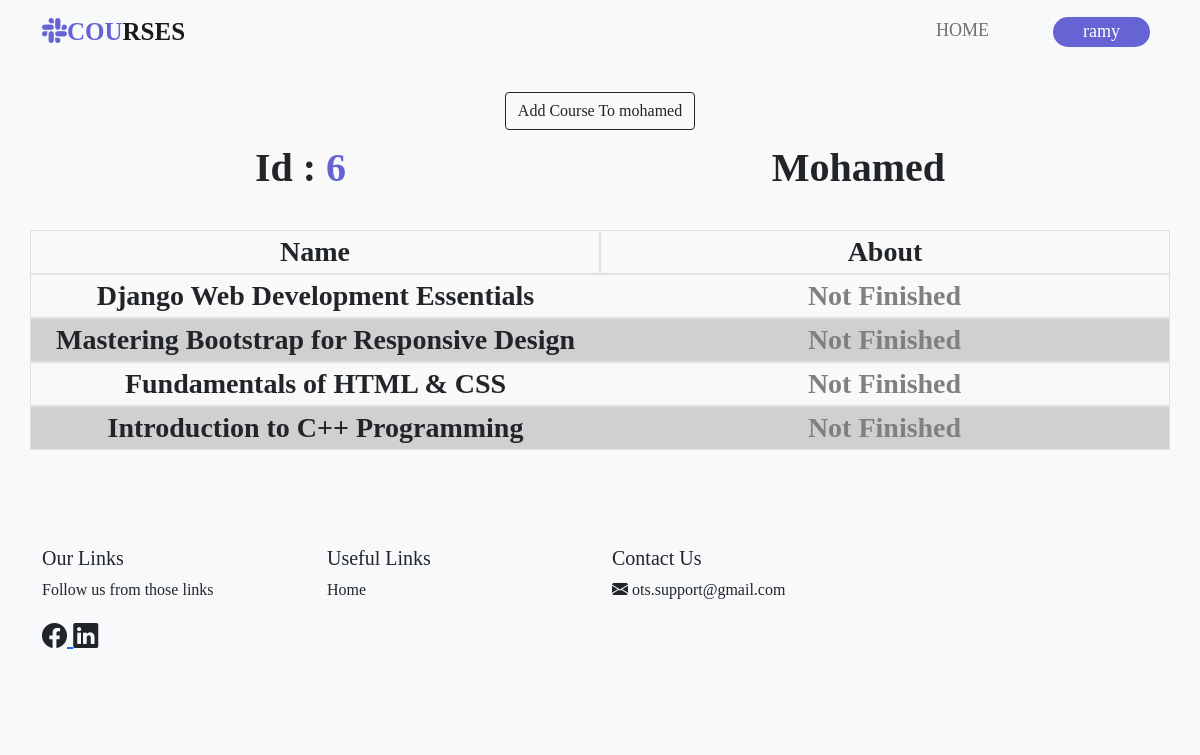
Page /userdata/6/ (signed in) on the committed database.
### main/models.py (models this page shows, shortened)
class UserCourse(models.Model):
    course = models.ForeignKey(Course, on_delete=models.CASCADE)
    user = models.ForeignKey(User, on_delete=models.CASCADE)
    created_at = models.DateTimeField(auto_now_add=True)
    done = models.BooleanField(default=False)
    class Meta:
        constraints = [
            models.UniqueConstraint(fields=['user', 'course'], name='unique_user_course')
        ]

class Course(models.Model):
    title = models.CharField(max_length=100, unique=True)
    description = models.TextField()
    created_at = models.DateTimeField(auto_now_add=True)
    image = models.ImageField(upload_to='images/', blank=True, null=True)
    video_url = models.URLField(max_length=500, blank=True, null=True)
    def __str__(self):
        return self.title

### main/views.py (the view)
# urls.py: path('userdata/<int:user_id>/', userdata, name='userdata'),
@login_required
def userdata(request, user_id):
    check = 0
    admins = Admin.objects.filter(user=request.user)
    if admins.exists():
        check = 1
    if check == 0:
        redirect('/')
    courses = Course.objects.all()
    user_course = UserCourse.objects.filter(user=user_id)
    user_course = list(enumerate(user_course))
    users = []
    for idx, val in user_course:
        if idx % 2 == 0:
            users.append((0, val))
        else:
            users.append((1, val))
    employee = User.objects.get(id=user_id)
    manger = 0
    admins = Admin.objects.filter(user=request.user)
    if admins.exists():
        manger = 1
    user_core = UserCourse.objects.filter(user=user_id).select_related('course')
    user_course_ids = user_core.values_list('course_id', flat=True)
    data = {'user_course': users, 'employee': employee, 'manger': manger, 'courses': courses, 'user_course_ids': user_course_ids}
    return render(request, 'userdata.html', data)

### main/templates/userdata.html (shortened to what this page needs)
{% load static %}
<!DOCTYPE html>
<html lang="en">
<head>
    <link rel="stylesheet" href="https://cdn.jsdelivr.net/npm/bootstrap-icons@1.11.3/font/bootstrap-icons.min.css">
    <link rel="stylesheet" href="{% static 'css/main.css' %}">
    <link href="https://cdn.jsdelivr.net/npm/bootstrap@5.0.2/dist/css/bootstrap.min.css" rel="stylesheet">
</head>
<body>
    <nav class="navbar navbar-expand-lg navbar-light bg-light fixed-top">
        <div class="container">
          <a class="navbar-brand" href="{% url 'userhome' %}"><span ><i class="bi bi-slack"></i>COU</span>RSES
          </a>
          <div class="collapse navbar-collapse" id="navbarTogglerDemo02">
            <ul class="navbar-nav ms-auto mb-2 mb-lg-0">
              <li class="nav-item">
                <a class="nav-link" href="{% url 'userhome' %}" style="padding-right: 56px">Home</a>
              </li>
              <li class="nav-item">
                {% if user.is_authenticated %}
                </head>
                <body>
                  <a class="nav-link">  <button class="profile-button" onclick="toggleDropdown()">{{ user.username }}</button></a>
                  {% else %}
                      <a class="nav-link" href="{% url 'login' %}"><button type="button">Login</button></a>
                  {% endif %}
              </li>
            </ul>
          </div>
        </div>
      </nav><br><br><br>
<div class="container d-flex justify-content-center">
    <button type="button" class="btn btn-outline-dark rounded-5" data-bs-toggle="modal" data-bs-target="#courseModal">
        Add Course To {{ employee.username }}
    </button>
</div>
    <div class=" container d-flex justify-content-around">
        <div id="id_manger" class="fs-1 fw-bold p-2 bd-highlight">Id : <span>{{ employee.id }}</span></div>
        <div class=" fs-1 fw-bold p-2 bd-highlight text-capitalize">{{ employee.username}}</div>
      </div>
    <br>
     <div class="container">
      <div class=" row align-items-center">
        <div class="fs-3 fw-bold col text-center border">
          Name
        </div>
        <div class="fs-3 fw-bold col text-center border">
          About
        </div>
      </div>
     </div>
    {% for idx, val in user_course %}
        <div class="container">
        {% if idx == 0 %}
            <div class=" row align-items-center border">
        {% else %}
            <div id="tab" class=" row align-items-center border">
        {% endif %}
          <div class="fs-3 fw-bold col text-center ">
            {{ val.course }}
          </div>
          <div id="text2" class="fs-3 fw-bold col text-center ">
            {% if val.done %}
                <span style="color: green;">Finished</span>
            {% else %}
                <span style="color: gray;">Not Finished</span>
            {% endif %}
          </div>
        </div>
       </div>
    {% endfor %}
<br><br>
  <footer class="bg-light text-dark py-5">
    <div class="container">
        <div class="row">
            <div class="col-md-3 mb-4">
                <h5 fs-1 fw-bold >Our Links</h5>
                <p fs-3>Follow us from those links</p>
                <div id="icon_text">
                    <a href="https://www.facebook.com/" target="_blank" rel="noopener noreferrer">
                        <i class="bi bi-facebook text-dark"></i>
                    </a>
                    <a href="https://www.linkedin.com/" target="_blank" rel="noopener noreferrer">
                        <i class="bi bi-linkedin text-dark"></i>
                    </a>
                </div>
            </div>
                <div class="col-md-3 mb-4">
                <h5>Useful Links</h5>
                <ul class="list-unstyled">
                    <li><a id="mmmm" href="{% url 'userhome' %}" class="text-dark">Home</a></li>
                </ul>
            </div>
            <div class="col-md-3 mb-4">
              <h5>Contact Us</h5>
              <i class="bi bi-envelope-fill"></i>
              <a href="https://mail.google.com/mail/?view=cm&fs=1&to=ots.support@gmail.com" target="_blank" style="text-decoration: none; color: inherit;">
                  <span>ots.support@gmail.com</span>
              </a>
          </div>
        </div>
    </div>
  </footer>
</body>
</html>

### main/static/css/main.css (style rules this page uses)
* { font-family: montserrat; }
body { background:#f1fbff ; }
.navbar { background-color: rgb(228, 227, 227) }
.navbar-nav a { font-size: 18px; text-transform: uppercase; font-weight: 500; color: #6664D4; }
.navbar-light .navbar-brand { color: #000; font-size: 25px; font-weight: 700; }
.navbar-brand i { color: #6664D4; }
.navbar-brand span { color: #6664D4; }
.navbar button { height:30px; padding: 0px 30px 0px 30px; color: white; background-color:#6664D4 ; font-size: 18px; border-radius: 20px; border-color: #6664D4 ; border-width: 1px; }
#id_manger span { color: #6664D4; }
#tab { background-color: rgb(209, 208, 208) }
#text2 span { color: #6664D4; }
#icon_text { font-size: 25px; padding-right: 50px; }
.list-unstyled a { text-decoration: none; }

### main/templates/userdata.html (style rules this page uses)
body { font-family: Arial, sans-serif; background-color: #f9f9f9; padding: 20px; }
.profile-button { background-color: #4CAF50; color: white; padding: 10px 20px; border: none; border-radius: 4px; cursor: pointer; position: relative; }

### rows in the picture
UserCourse: course "Django Web Development Essentials", done "Not Finished"
UserCourse: course "Mastering Bootstrap for Responsive Design", done "Not Finished"
UserCourse: course "Fundamentals of HTML & CSS", done "Not Finished"
UserCourse: course "Introduction to C++ Programming", done "Not Finished"

### other values in the picture
{{ user.username }} "ramy"
{{ employee.username }} "mohamed"
{{ employee.id }} "6"
{{ employee.username }} "Mohamed"
